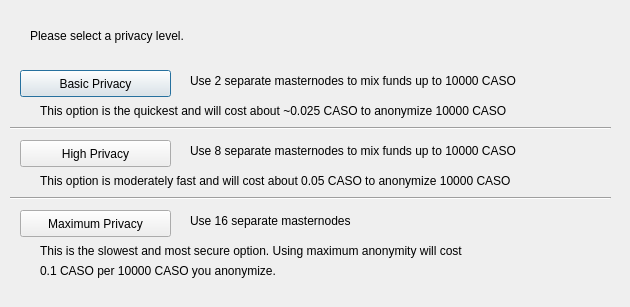
<?xml version="1.0" encoding="UTF-8"?>
<ui version="4.0">
 <class>ObfuscationConfig</class>
 <widget class="QDialog" name="ObfuscationConfig">
  <property name="geometry">
   <rect>
    <x>0</x>
    <y>0</y>
    <width>630</width>
    <height>307</height>
   </rect>
  </property>
  <property name="windowTitle">
   <string>Configure Obfuscation</string>
  </property>
  <widget class="QPushButton" name="buttonBasic">
   <property name="geometry">
    <rect>
     <x>20</x>
     <y>70</y>
     <width>151</width>
     <height>27</height>
    </rect>
   </property>
   <property name="text">
    <string>Basic Privacy</string>
   </property>
  </widget>
  <widget class="QPushButton" name="buttonHigh">
   <property name="geometry">
    <rect>
     <x>20</x>
     <y>140</y>
     <width>151</width>
     <height>27</height>
    </rect>
   </property>
   <property name="text">
    <string>High Privacy</string>
   </property>
  </widget>
  <widget class="QPushButton" name="buttonMax">
   <property name="geometry">
    <rect>
     <x>20</x>
     <y>210</y>
     <width>151</width>
     <height>27</height>
    </rect>
   </property>
   <property name="text">
    <string>Maximum Privacy</string>
   </property>
  </widget>
  <widget class="QLabel" name="label">
   <property name="geometry">
    <rect>
     <x>30</x>
     <y>20</y>
     <width>571</width>
     <height>31</height>
    </rect>
   </property>
   <property name="text">
    <string>Please select a privacy level.</string>
   </property>
  </widget>
  <widget class="QLabel" name="label_2">
   <property name="geometry">
    <rect>
     <x>190</x>
     <y>70</y>
     <width>421</width>
     <height>21</height>
    </rect>
   </property>
   <property name="text">
    <string>Use 2 separate masternodes to mix funds up to 10000 CASO</string>
   </property>
  </widget>
  <widget class="QLabel" name="label_3">
   <property name="geometry">
    <rect>
     <x>190</x>
     <y>140</y>
     <width>411</width>
     <height>21</height>
    </rect>
   </property>
   <property name="text">
    <string>Use 8 separate masternodes to mix funds up to 10000 CASO</string>
   </property>
  </widget>
  <widget class="QLabel" name="label_4">
   <property name="geometry">
    <rect>
     <x>190</x>
     <y>210</y>
     <width>421</width>
     <height>21</height>
    </rect>
   </property>
   <property name="text">
    <string>Use 16 separate masternodes</string>
   </property>
  </widget>
  <widget class="QLabel" name="label_6">
   <property name="geometry">
    <rect>
     <x>40</x>
     <y>100</y>
     <width>561</width>
     <height>21</height>
    </rect>
   </property>
   <property name="text">
    <string>This option is the quickest and will cost about ~0.025 CASO to anonymize 10000 CASO</string>
   </property>
  </widget>
  <widget class="QLabel" name="label_7">
   <property name="geometry">
    <rect>
     <x>40</x>
     <y>170</y>
     <width>561</width>
     <height>21</height>
    </rect>
   </property>
   <property name="text">
    <string>This option is moderately fast and will cost about 0.05 CASO to anonymize 10000 CASO</string>
   </property>
  </widget>
  <widget class="QLabel" name="label_8">
   <property name="geometry">
    <rect>
     <x>40</x>
     <y>240</y>
     <width>561</width>
     <height>21</height>
    </rect>
   </property>
   <property name="text">
    <string>This is the slowest and most secure option. Using maximum anonymity will cost</string>
   </property>
  </widget>
  <widget class="QLabel" name="label_9">
   <property name="geometry">
    <rect>
     <x>40</x>
     <y>260</y>
     <width>561</width>
     <height>21</height>
    </rect>
   </property>
   <property name="text">
    <string>0.1 CASO per 10000 CASO you anonymize.</string>
   </property>
  </widget>
  <widget class="Line" name="line">
   <property name="geometry">
    <rect>
     <x>10</x>
     <y>120</y>
     <width>601</width>
     <height>16</height>
    </rect>
   </property>
   <property name="orientation">
    <enum>Qt::Horizontal</enum>
   </property>
  </widget>
  <widget class="Line" name="line_2">
   <property name="geometry">
    <rect>
     <x>10</x>
     <y>190</y>
     <width>601</width>
     <height>16</height>
    </rect>
   </property>
   <property name="orientation">
    <enum>Qt::Horizontal</enum>
   </property>
  </widget>
 </widget>
 <resources/>
 <connections/>
</ui>
